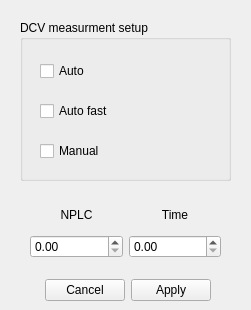
<?xml version="1.0" encoding="UTF-8"?>
<ui version="4.0">
 <class>Form</class>
 <widget class="QWidget" name="Form">
  <property name="geometry">
   <rect>
    <x>0</x>
    <y>0</y>
    <width>251</width>
    <height>310</height>
   </rect>
  </property>
  <property name="windowTitle">
   <string>Form</string>
  </property>
  <widget class="QGroupBox" name="groupBox">
   <property name="geometry">
    <rect>
     <x>20</x>
     <y>20</y>
     <width>211</width>
     <height>161</height>
    </rect>
   </property>
   <property name="title">
    <string>DCV measurment setup</string>
   </property>
   <property name="flat">
    <bool>false</bool>
   </property>
   <property name="checkable">
    <bool>false</bool>
   </property>
   <widget class="QCheckBox" name="manual_check">
    <property name="geometry">
     <rect>
      <x>20</x>
      <y>120</y>
      <width>84</width>
      <height>22</height>
     </rect>
    </property>
    <property name="text">
     <string>Manual</string>
    </property>
    <attribute name="buttonGroup">
     <string notr="true">buttonGroup</string>
    </attribute>
   </widget>
   <widget class="QCheckBox" name="auto_check">
    <property name="geometry">
     <rect>
      <x>20</x>
      <y>40</y>
      <width>84</width>
      <height>22</height>
     </rect>
    </property>
    <property name="text">
     <string>Auto</string>
    </property>
    <attribute name="buttonGroup">
     <string notr="true">buttonGroup</string>
    </attribute>
   </widget>
   <widget class="QCheckBox" name="fast_check">
    <property name="geometry">
     <rect>
      <x>20</x>
      <y>80</y>
      <width>84</width>
      <height>22</height>
     </rect>
    </property>
    <property name="text">
     <string>Auto fast</string>
    </property>
    <attribute name="buttonGroup">
     <string notr="true">buttonGroup</string>
    </attribute>
   </widget>
  </widget>
  <widget class="QDialogButtonBox" name="buttonBox">
   <property name="geometry">
    <rect>
     <x>40</x>
     <y>270</y>
     <width>171</width>
     <height>41</height>
    </rect>
   </property>
   <property name="sizePolicy">
    <sizepolicy hsizetype="Expanding" vsizetype="Fixed">
     <horstretch>0</horstretch>
     <verstretch>0</verstretch>
    </sizepolicy>
   </property>
   <property name="standardButtons">
    <set>QDialogButtonBox::StandardButton::Apply|QDialogButtonBox::StandardButton::Cancel</set>
   </property>
  </widget>
  <widget class="QWidget" name="">
   <property name="geometry">
    <rect>
     <x>30</x>
     <y>200</y>
     <width>191</width>
     <height>58</height>
    </rect>
   </property>
   <layout class="QGridLayout" name="nplc_time_layour">
    <item row="0" column="0">
     <widget class="QLabel" name="plc_label">
      <property name="text">
       <string>NPLC</string>
      </property>
      <property name="alignment">
       <set>Qt::AlignmentFlag::AlignCenter</set>
      </property>
     </widget>
    </item>
    <item row="0" column="1">
     <widget class="QLabel" name="time_label">
      <property name="text">
       <string>Time</string>
      </property>
      <property name="alignment">
       <set>Qt::AlignmentFlag::AlignCenter</set>
      </property>
     </widget>
    </item>
    <item row="1" column="0">
     <widget class="QDoubleSpinBox" name="nplc_spin"/>
    </item>
    <item row="1" column="1">
     <widget class="QDoubleSpinBox" name="time_spin"/>
    </item>
   </layout>
  </widget>
 </widget>
 <resources/>
 <connections/>
 <buttongroups>
  <buttongroup name="buttonGroup"/>
 </buttongroups>
</ui>
